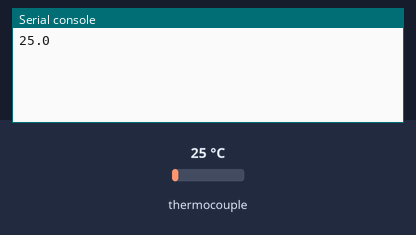
Bench run of a program on a simulated MicroPython board. Parts: the last lines printed to the serial console. The inputs (shaded band) are chosen by the test bench; at power-on: thermocouple 25 °C.

Above: at 1.2 s.
1.3 s: thermocouple set to 6 °C
At 2.6 s:
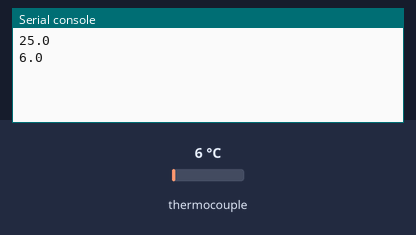
2.8 s: thermocouple set to 75 °C
At 3.8 s:
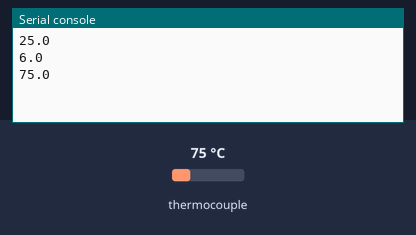
Timing chart, 0 to 5.8 s (numbered marks = the images above; inputs shaded):
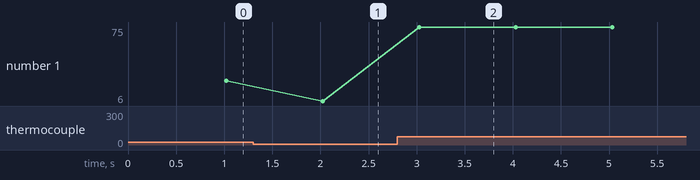

Measured:
- after the input at 1.3 s, the serial console: prints a new line after 0.72 s (image 1)
- after the input at 2.8 s, the serial console: prints a new line after 0.23 s (image 2)
- plotted number 1: 25 → 6 after the input at 1.3 s, 6 → 75 after the input at 2.8 s

The program:

main.py
```python
# This code was modified by Clovis Fritzen, based on https://github.com/BetaRavener/micropython-hw-lib/tree/master/MAX6675
from max6675 import MAX6675
from machine import Pin
import time

so = Pin(18, Pin.IN)
sck = Pin(16, Pin.OUT)
cs = Pin(17, Pin.OUT)

max = MAX6675(sck, cs , so)
initialtime= time.ticks_ms() #https://docs.micropython.org/en/latest/library/time.html

while True:
    currenttime= time.ticks_ms() #Every time it passes here, gets the current time
    if time.ticks_diff(time.ticks_ms(), initialtime) > 1000: # this IF will be true every 1000 ms
        initialtime= time.ticks_ms() #update with the "current" time

        print(max.read())
    
```

max6675.py
```python
# code from https://github.com/BetaRavener/micropython-hw-lib/tree/master/MAX6675

import time


class MAX6675:
    MEASUREMENT_PERIOD_MS = 220

    def __init__(self, sck, cs, so):
        """
        Creates new object for controlling MAX6675
        :param sck: SCK (clock) pin, must be configured as Pin.OUT
        :param cs: CS (select) pin, must be configured as Pin.OUT
        :param so: SO (data) pin, must be configured as Pin.IN
        """
        # Thermocouple
        self._sck = sck
        self._sck.low()

        self._cs = cs
        self._cs.high()

        self._so = so
        self._so.low()

        self._last_measurement_start = 0
        self._last_read_temp = 0
        self._error = 0

    def _cycle_sck(self):
        self._sck.high()
        time.sleep_us(1)
        self._sck.low()
        time.sleep_us(1)

    def refresh(self):
        """
        Start a new measurement.
        """
        self._cs.low()
        time.sleep_us(10)
        self._cs.high()
        self._last_measurement_start = time.ticks_ms()

    def ready(self):
        """
        Signals if measurement is finished.
        :return: True if measurement is ready for reading.
        """
        return time.ticks_ms() - self._last_measurement_start > MAX6675.MEASUREMENT_PERIOD_MS

    def error(self):
        """
        Returns error bit of last reading. If this bit is set (=1), there's problem with the
        thermocouple - it can be damaged or loosely connected
        :return: Error bit value
        """
        return self._error

    def read(self):
        """
        Reads last measurement and starts a new one. If new measurement is not ready yet, returns last value.
        Note: The last measurement can be quite old (e.g. since last call to `read`).
        To refresh measurement, call `refresh` and wait for `ready` to become True before reading.
        :return: Measured temperature
        """
        # Check if new reading is available
        if self.ready():
            # Bring CS pin low to start protocol for reading result of
            # the conversion process. Forcing the pin down outputs
            # first (dummy) sign bit 15.
            self._cs.low()
            time.sleep_us(10)

            # Read temperature bits 14-3 from MAX6675.
            value = 0
            for i in range(12):
                # SCK should resemble clock signal and new SO value
                # is presented at falling edge
                self._cycle_sck()
                value += self._so.value() << (11 - i)

            # Read the TC Input pin to check if the input is open
            self._cycle_sck()
            self._error = self._so.value()

            # Read the last two bits to complete protocol
            for i in range(2):
                self._cycle_sck()

            # Finish protocol and start new measurement
            self._cs.high()
            self._last_measurement_start = time.ticks_ms()

            self._last_read_temp = value * 0.25

        return self._last_read_temp
```
